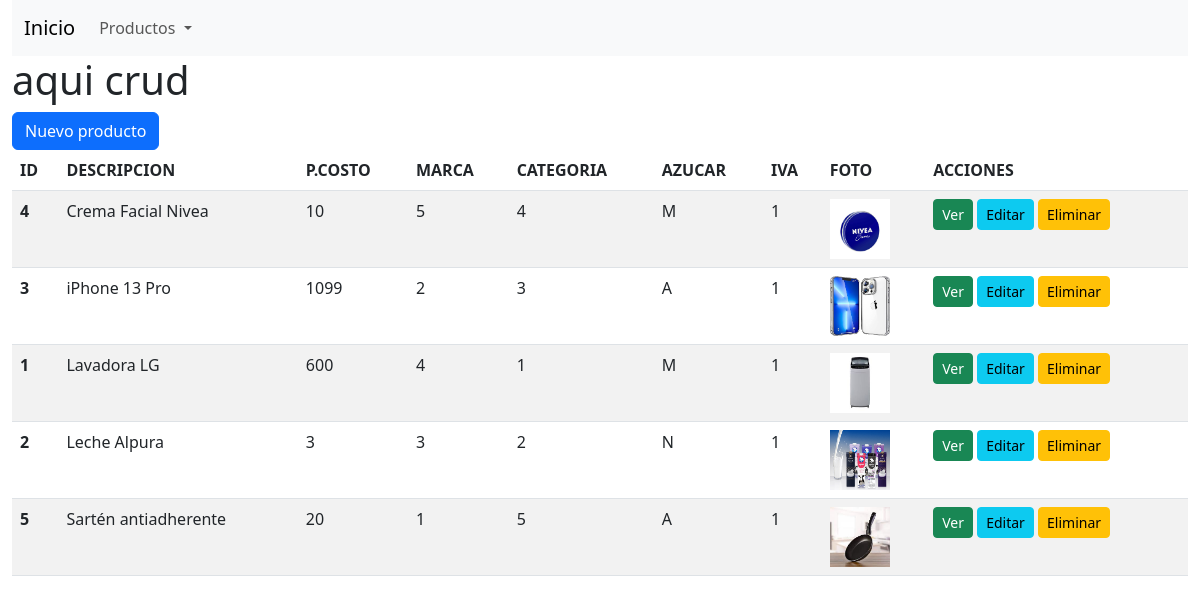
The app's page /view/crudproductos.php with its own data.
### tables this page shows
CREATE TABLE `tab_productos` (
  `pro_id` int(11) NOT NULL,
  `pro_descripcion` varchar(50) DEFAULT NULL,
  `pro_precio_c` decimal(10,0) DEFAULT NULL,
  `pro_precio_v` decimal(10,0) DEFAULT NULL,
  `pro_stock` int(11) DEFAULT 2,
  `pro_fecha_ela` date DEFAULT NULL,
  `pro_nivel_azucar` char(1) DEFAULT NULL,
  `pro_apli_iva` tinyint(1) DEFAULT NULL,
  `pro_especific` text DEFAULT NULL,
  `pro_imagen` varchar(30) DEFAULT NULL,
  `marca_id` int(11) DEFAULT NULL,
  `catego_id` int(11) DEFAULT NULL,
  PRIMARY KEY (`pro_id`),
  KEY `marca_id` (`marca_id`),
  KEY `catego_id` (`catego_id`),
  CONSTRAINT `tab_productos_ibfk_1` FOREIGN KEY (`marca_id`) REFERENCES `tab_marcas` (`marca_id`),
  CONSTRAINT `tab_productos_ibfk_2` FOREIGN KEY (`catego_id`) REFERENCES `tab_categorias` (`catego_id`)
);

### funciones/funcionesproducto.php (called while the page is built, shortened)
<?php
function getAllProductos()
{
  try {
    $sql = "SELECT * FROM tab_productos
                ORDER BY pro_descripcion";
    $conexion = conectaBaseDatos();
    $stmt = $conexion->prepare($sql);
    $stmt->execute();
    if ($stmt->rowCount() > 0) {
      $lista = $stmt->fetchAll(PDO::FETCH_ASSOC);
      return $lista;
    } else
      return null;
  } catch (PDOException $e) {
    echo $e->getMessage();
    return null;
  }
}
?>

### view/crudproductos.php (the view)
<?php
include_once "../funciones/funcionesproducto.php";
$datos= getAllProductos();
?>
<?php
include_once "head.php";
?>
  <h1>aqui crud</h1>
  <table class="table table-striped">
  <a  href="nuevoproducto.php" class="btn btn-primary">Nuevo producto</a>
  <thead>
    <tr>
      <th scope="col">ID</th>
      <th scope="col">DESCRIPCION</th>
      <th scope="col">P.COSTO</th>
      <th scope="col">MARCA</th>
      <th scope="col">CATEGORIA</th>
      <th scope="col"> AZUCAR</th>
      <th scope="col">IVA</th>
      <th scope="col">FOTO</th>
      <th scope="col">ACCIONES</th>
    </tr>
  </thead>
  <tbody>
  <?php
if($datos != null){
foreach($datos as $indice => $row){
 ?>
    <tr>
      <th scope="row"><?php echo $row ['pro_id'];?></th>
      <td><?php echo $row ['pro_descripcion'];?></td>
      <td><?php echo $row ['pro_precio_c'];?></td>
      <td><?php echo $row ['marca_id'];?></td>
      <td><?php echo $row ['catego_id'];?></td>
      <td><?php echo $row ['pro_nivel_azucar'];?></td>
      <td><?php echo $row ['pro_apli_iva'];?></td>
      <td>
        <img src="../imagenes/<?php echo $row ['pro_imagen'];?>"  width="60" height="60" >
      </td>
      <td>
          <a href="#" class="btn btn-sm btn-success">Ver</a>
          <a href="#" class="btn btn-sm btn-info">Editar</a>
          <a href="#" class="btn btn-sm btn-warning">Eliminar</a>
      </td>
    </tr>
    <?php
           }
       }
?>
  </tbody>
</table>
<?php
include_once "footer.php";
?>

### view/head.php (shortened to what this page needs)
<!DOCTYPE html>
<html lang="en">
<head>
    <link href="https://cdn.jsdelivr.net/npm/bootstrap@5.3.0/dist/css/bootstrap.min.css" rel="stylesheet"
>
</head>
<body>
    <div class="container-fluid">
        <nav class="navbar navbar-expand-lg bg-body-tertiary ">
            <div class="container-fluid">
              <a class="navbar-brand" href="../index.php">Inicio</a>
              <div class="collapse navbar-collapse" id="navbarNavDropdown">
                <ul class="navbar-nav">
                  <li class="nav-item dropdown">
                    <a class="nav-link dropdown-toggle" href="#" role="button" data-bs-toggle="dropdown" aria-expanded="false">
                      Productos
                    </a>
                  </li>
                </ul>
              </div>
            </div>
          </nav>

### view/footer.php
</div>
</body>
</html>

### records on screen
tab_productos: pro_id "4", pro_descripcion "Crema Facial Nivea", pro_precio_c "10", marca "5", catego "4", pro_nivel_azucar "M", pro_apli_iva "1", pro_imagen (picture)
tab_productos: pro_id "3", pro_descripcion "iPhone 13 Pro", pro_precio_c "1099", marca "2", catego "3", pro_nivel_azucar "A", pro_apli_iva "1", pro_imagen (picture)
tab_productos: pro_id "1", pro_descripcion "Lavadora LG", pro_precio_c "600", marca "4", catego "1", pro_nivel_azucar "M", pro_apli_iva "1", pro_imagen (picture)
tab_productos: pro_id "2", pro_descripcion "Leche Alpura", pro_precio_c "3", marca "3", catego "2", pro_nivel_azucar "N", pro_apli_iva "1", pro_imagen (picture)
tab_productos: pro_id "5", pro_descripcion "Sartén antiadherente", pro_precio_c "20", marca "1", catego "5", pro_nivel_azucar "A", pro_apli_iva "1", pro_imagen (picture)
